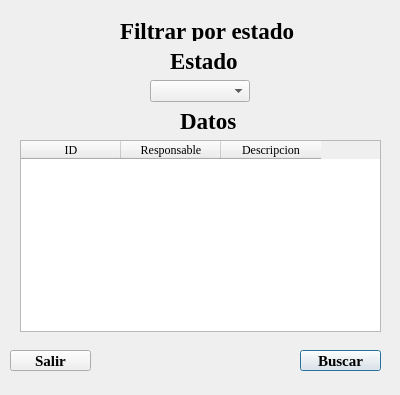
<?xml version="1.0" encoding="UTF-8"?>
<ui version="4.0">
 <class>filtrarPendiente</class>
 <widget class="QDialog" name="filtrarPendiente">
  <property name="geometry">
   <rect>
    <x>0</x>
    <y>0</y>
    <width>400</width>
    <height>395</height>
   </rect>
  </property>
  <property name="windowTitle">
   <string>Dialog</string>
  </property>
  <widget class="QLabel" name="label">
   <property name="geometry">
    <rect>
     <x>120</x>
     <y>20</y>
     <width>251</width>
     <height>21</height>
    </rect>
   </property>
   <property name="font">
    <font>
     <family>Times New Roman</family>
     <pointsize>17</pointsize>
     <bold>true</bold>
    </font>
   </property>
   <property name="text">
    <string>Filtrar por estado</string>
   </property>
  </widget>
  <widget class="QComboBox" name="estadoFiltrar">
   <property name="geometry">
    <rect>
     <x>150</x>
     <y>80</y>
     <width>100</width>
     <height>22</height>
    </rect>
   </property>
   <property name="cursor">
    <cursorShape>PointingHandCursor</cursorShape>
   </property>
   <property name="currentIndex">
    <number>-1</number>
   </property>
   <property name="placeholderText">
    <string>Seleccione</string>
   </property>
   <item>
    <property name="text">
     <string>Pendiente</string>
    </property>
   </item>
   <item>
    <property name="text">
     <string>Completado</string>
    </property>
   </item>
   <item>
    <property name="text">
     <string>Abandonado</string>
    </property>
   </item>
  </widget>
  <widget class="QLabel" name="label_2">
   <property name="geometry">
    <rect>
     <x>170</x>
     <y>50</y>
     <width>151</width>
     <height>21</height>
    </rect>
   </property>
   <property name="font">
    <font>
     <family>Times New Roman</family>
     <pointsize>17</pointsize>
     <bold>true</bold>
    </font>
   </property>
   <property name="text">
    <string>Estado</string>
   </property>
  </widget>
  <widget class="QPushButton" name="botonBuscar">
   <property name="geometry">
    <rect>
     <x>300</x>
     <y>350</y>
     <width>81</width>
     <height>21</height>
    </rect>
   </property>
   <property name="font">
    <font>
     <family>Times New Roman</family>
     <pointsize>11</pointsize>
     <bold>true</bold>
    </font>
   </property>
   <property name="cursor">
    <cursorShape>PointingHandCursor</cursorShape>
   </property>
   <property name="text">
    <string>Buscar</string>
   </property>
  </widget>
  <widget class="QTableWidget" name="tablaFiltrar">
   <property name="geometry">
    <rect>
     <x>20</x>
     <y>140</y>
     <width>361</width>
     <height>192</height>
    </rect>
   </property>
   <property name="font">
    <font>
     <family>Times New Roman</family>
    </font>
   </property>
   <property name="cursor" stdset="0">
    <cursorShape>ForbiddenCursor</cursorShape>
   </property>
   <property name="gridStyle">
    <enum>Qt::PenStyle::SolidLine</enum>
   </property>
   <column>
    <property name="text">
     <string>ID</string>
    </property>
   </column>
   <column>
    <property name="text">
     <string>Responsable</string>
    </property>
   </column>
   <column>
    <property name="text">
     <string>Descripcion</string>
    </property>
   </column>
  </widget>
  <widget class="QLabel" name="label_3">
   <property name="geometry">
    <rect>
     <x>180</x>
     <y>110</y>
     <width>151</width>
     <height>21</height>
    </rect>
   </property>
   <property name="font">
    <font>
     <family>Times New Roman</family>
     <pointsize>17</pointsize>
     <bold>true</bold>
    </font>
   </property>
   <property name="text">
    <string>Datos</string>
   </property>
  </widget>
  <widget class="QPushButton" name="botonBuscar_2">
   <property name="geometry">
    <rect>
     <x>10</x>
     <y>350</y>
     <width>81</width>
     <height>21</height>
    </rect>
   </property>
   <property name="font">
    <font>
     <family>Times New Roman</family>
     <pointsize>11</pointsize>
     <bold>true</bold>
    </font>
   </property>
   <property name="cursor">
    <cursorShape>PointingHandCursor</cursorShape>
   </property>
   <property name="text">
    <string>Salir</string>
   </property>
  </widget>
 </widget>
 <resources/>
 <connections/>
</ui>
